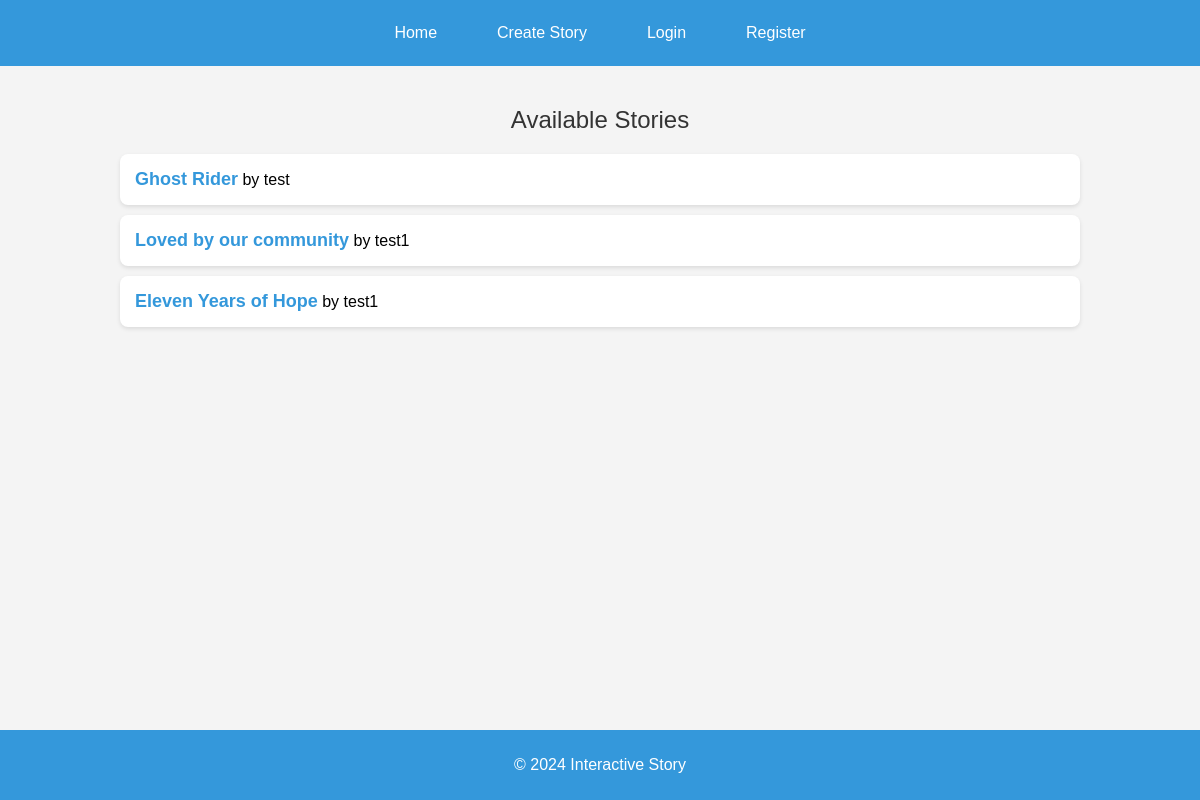
Before: / with the older database file.
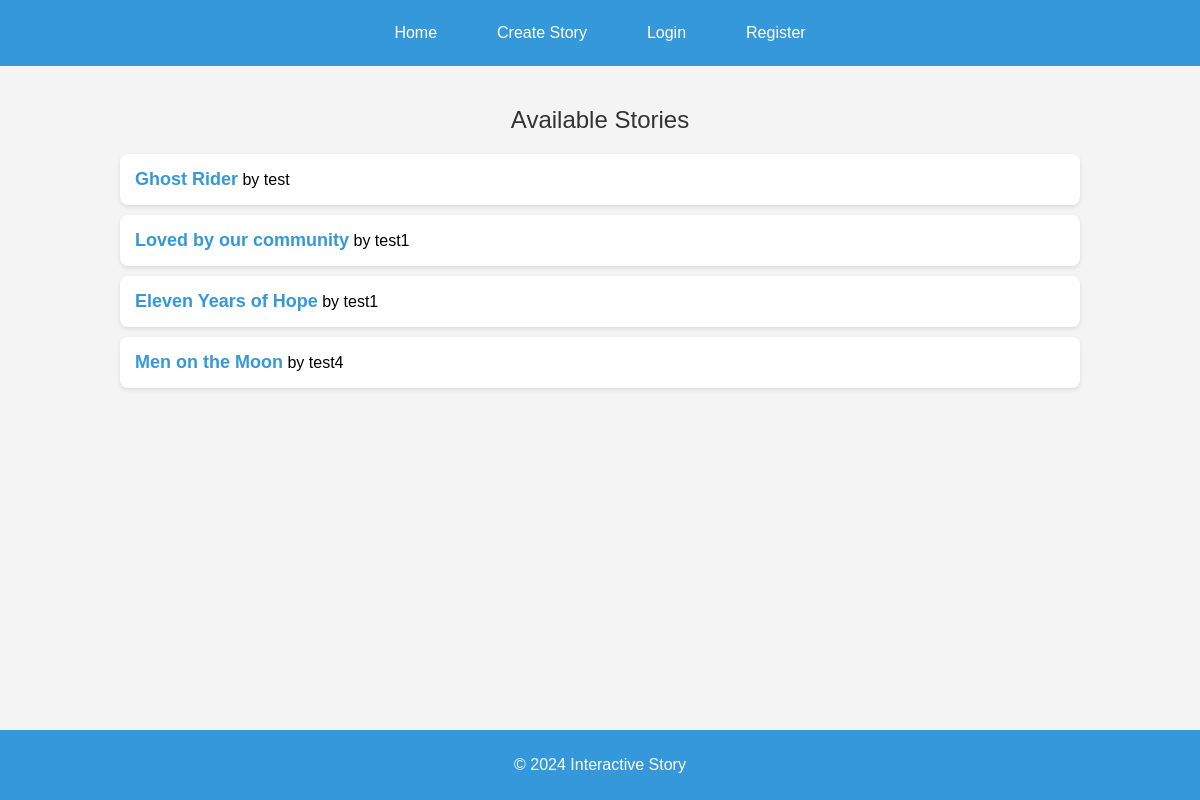
After: the same page with the newer database file.
### stories/models.py (models this page shows, shortened)
class Story(models.Model):
    title = models.CharField(max_length=200)
    author = models.ForeignKey(User, on_delete=models.CASCADE)
    description = models.TextField()

### stories/views.py (the view)
# urls.py: path('', story_views.story_list, name='home'),
def story_list(request):
    stories = Story.objects.all()
    return render(request, 'stories/story_list.html', {'stories': stories})

### stories/templates/stories/story_list.html (shortened to what this page needs)
{% extends 'base.html' %}
{% block content %}
<h2>Available Stories</h2>
<ul class="story-list">
    {% for story in stories %}
        <li>
            <a href="{% url 'story_detail' story.pk %}">{{ story.title }}</a> by {{ story.author }}
        </li>
    {% empty %}
        <li>No stories available yet.</li>
    {% endfor %}
</ul>
{% endblock %}

### interactivestoryapp/templates/base.html (shortened to what this page needs)
{% load static %}
<!DOCTYPE html>
<html lang="en">
<head>
    <link rel="stylesheet" href="{% static 'css/style.css' %}">
</head>
<body>
    <nav class="navbar">
        <a href="{% url 'story_list' %}">Home</a>
        <a href="{% url 'create_story' %}">Create Story</a>
        {% if user.is_authenticated %}
            <form method="POST" action="{% url 'logout' %}">
                {% csrf_token %}
                <button type="submit">Logout</button>
            </form>
        {% else %}
            <a href="{% url 'login' %}">Login</a>
            <a href="{% url 'register' %}">Register</a>
        {% endif %}
    </nav>
    <div class="container">
        {% block content %}
        {% endblock %}
    </div>
    <footer>
        <p>&copy; 2024 Interactive Story</p>
    </footer>
</body>
</html>

### interactivestoryapp/static/css/style.css (style rules this page uses)
body { font-family: Arial, sans-serif; background-color: #f4f4f4; margin: 0; padding: 0; }
.container { width: 80%; margin: 0 auto; padding: 20px; }
h1, h2, h3 { color: #333; text-align: center; font-weight: 300; }
a { color: #3498db; text-decoration: none; }
.navbar { background-color: #3498db; padding: 10px 0; text-align: center; display: flex; justify-content: center; align-items: center; gap: 20px; }
.navbar a { color: white; font-size: 16px; padding: 14px 20px; display: inline-block; background-color: #3498db; border: none; text-align: center; text-decoration: none; }
.story-list { list-style: none; padding: 0; margin: 20px 0; }
.story-list li { background: white; padding: 15px; margin: 10px 0; border-radius: 8px; box-shadow: 0 2px 4px rgba(0, 0, 0, 0.1); }
.story-list li a { font-size: 18px; font-weight: bold; color: #3498db; }
footer { background-color: #3498db; color: white; text-align: center; padding: 10px 0; position: fixed; width: 100%; bottom: 0; }

Changed rows visible on the page:
added Story: title "Men on the Moon", author "test4"
